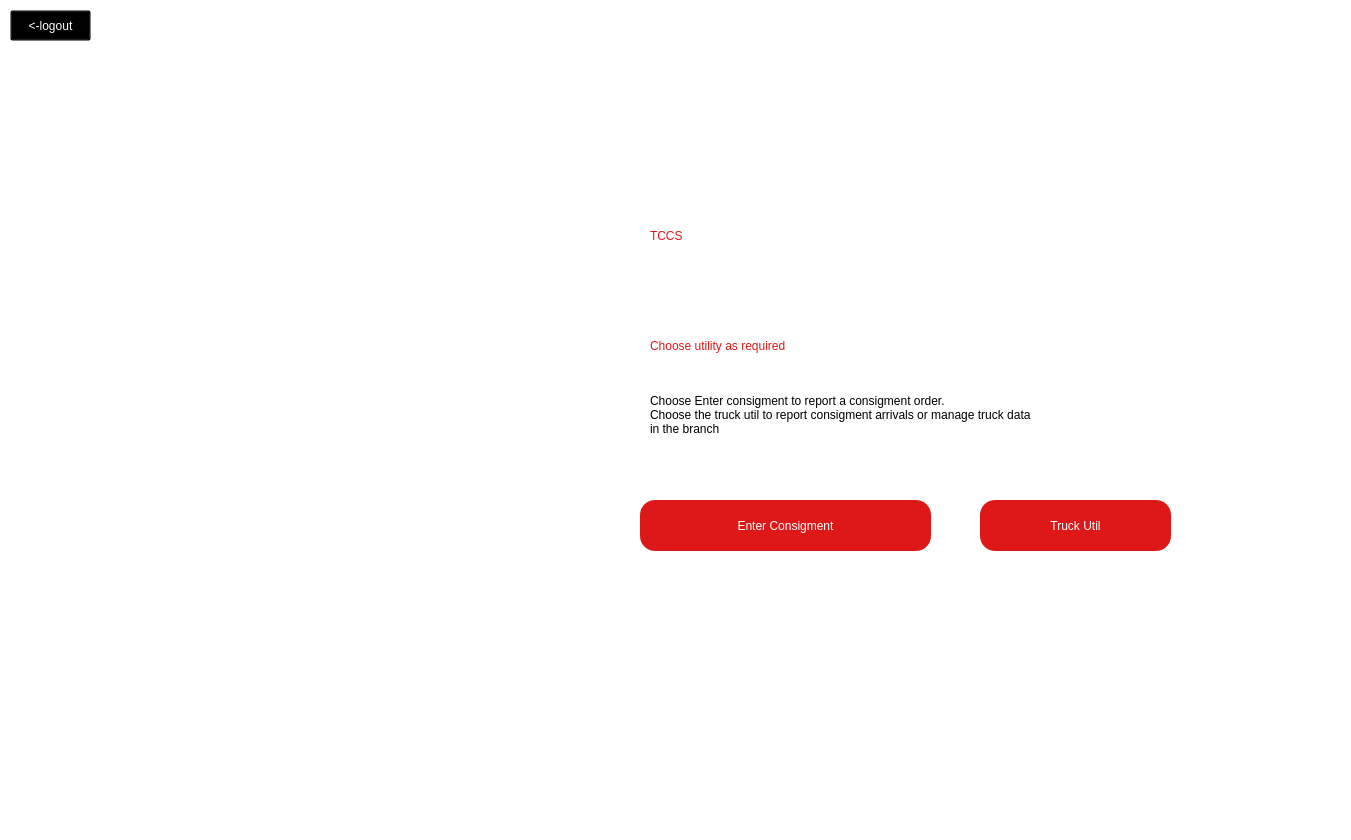
<?xml version="1.0" encoding="UTF-8"?>
<ui version="4.0">
 <class>Dialog</class>
 <widget class="QDialog" name="Dialog">
  <property name="geometry">
   <rect>
    <x>0</x>
    <y>0</y>
    <width>1351</width>
    <height>840</height>
   </rect>
  </property>
  <property name="windowTitle">
   <string>Dialog</string>
  </property>
  <property name="styleSheet">
   <string notr="true">QDialog#Dialog{
background-color:white;
}</string>
  </property>
  <widget class="QLabel" name="user_png">
   <property name="geometry">
    <rect>
     <x>140</x>
     <y>100</y>
     <width>241</width>
     <height>231</height>
    </rect>
   </property>
   <property name="styleSheet">
    <string notr="true"/>
   </property>
   <property name="text">
    <string/>
   </property>
   <property name="pixmap">
    <pixmap>user.png</pixmap>
   </property>
  </widget>
  <widget class="QLabel" name="employee_name">
   <property name="geometry">
    <rect>
     <x>150</x>
     <y>350</y>
     <width>211</width>
     <height>61</height>
    </rect>
   </property>
   <property name="styleSheet">
    <string notr="true">color: white;
font: 75 24pt &quot;League Spartan&quot;;</string>
   </property>
   <property name="text">
    <string>Abhinav Sen</string>
   </property>
  </widget>
  <widget class="QLabel" name="employeeIDHeading">
   <property name="geometry">
    <rect>
     <x>190</x>
     <y>460</y>
     <width>141</width>
     <height>31</height>
    </rect>
   </property>
   <property name="styleSheet">
    <string notr="true">color: white;
font: 75 16pt &quot;League Spartan&quot;;</string>
   </property>
   <property name="text">
    <string>Employee ID:</string>
   </property>
  </widget>
  <widget class="QLabel" name="Emailaddress_heading">
   <property name="geometry">
    <rect>
     <x>180</x>
     <y>560</y>
     <width>161</width>
     <height>21</height>
    </rect>
   </property>
   <property name="styleSheet">
    <string notr="true">color: white;
font: 75 16pt &quot;League Spartan&quot;;</string>
   </property>
   <property name="text">
    <string>Email address:</string>
   </property>
  </widget>
  <widget class="QLabel" name="branchHeading">
   <property name="geometry">
    <rect>
     <x>220</x>
     <y>650</y>
     <width>91</width>
     <height>31</height>
    </rect>
   </property>
   <property name="styleSheet">
    <string notr="true">color: white;
font: 75 16pt &quot;League Spartan&quot;;</string>
   </property>
   <property name="text">
    <string>Branch: </string>
   </property>
  </widget>
  <widget class="QLabel" name="employeeIDLabel">
   <property name="geometry">
    <rect>
     <x>210</x>
     <y>500</y>
     <width>101</width>
     <height>16</height>
    </rect>
   </property>
   <property name="styleSheet">
    <string notr="true">color: white;
font: 25 16pt &quot;Calibri&quot;;</string>
   </property>
   <property name="text">
    <string>20CS10003</string>
   </property>
  </widget>
  <widget class="QLabel" name="emailIDLabel">
   <property name="geometry">
    <rect>
     <x>140</x>
     <y>590</y>
     <width>251</width>
     <height>31</height>
    </rect>
   </property>
   <property name="styleSheet">
    <string notr="true">color: white;
font: 25 16pt &quot;Calibri&quot;;</string>
   </property>
   <property name="text">
    <string>abhinavsen2002@gmail.com</string>
   </property>
  </widget>
  <widget class="QLabel" name="branchLabel">
   <property name="geometry">
    <rect>
     <x>160</x>
     <y>670</y>
     <width>211</width>
     <height>111</height>
    </rect>
   </property>
   <property name="styleSheet">
    <string notr="true">color: white;
font: 25 16pt &quot;Calibri&quot;;</string>
   </property>
   <property name="text">
    <string>&lt;html&gt;&lt;head/&gt;&lt;body&gt;&lt;p align=&quot;center&quot;&gt;No 28 Gupta Road,&lt;br/&gt;Anna Nagar,&lt;br/&gt;Chennai, 600010&lt;/p&gt;&lt;/body&gt;&lt;/html&gt;</string>
   </property>
  </widget>
  <widget class="QLabel" name="label">
   <property name="geometry">
    <rect>
     <x>650</x>
     <y>190</y>
     <width>221</width>
     <height>91</height>
    </rect>
   </property>
   <property name="styleSheet">
    <string notr="true">color: rgb(222, 24, 24);
font: 75 60pt &quot;League Spartan&quot;;
</string>
   </property>
   <property name="text">
    <string>TCCS</string>
   </property>
  </widget>
  <widget class="QLabel" name="label_2">
   <property name="geometry">
    <rect>
     <x>650</x>
     <y>320</y>
     <width>501</width>
     <height>51</height>
    </rect>
   </property>
   <property name="styleSheet">
    <string notr="true">color: rgb(222, 24,24);
font: 75 28pt &quot;League Spartan&quot;;</string>
   </property>
   <property name="text">
    <string>Choose utility as required</string>
   </property>
  </widget>
  <widget class="QPushButton" name="enterDetailsButton">
   <property name="geometry">
    <rect>
     <x>640</x>
     <y>500</y>
     <width>291</width>
     <height>51</height>
    </rect>
   </property>
   <property name="styleSheet">
    <string notr="true">font: 75 20pt &quot;League Spartan&quot;;
color: white;
background-color: rgb(222, 24, 24);
border-radius: 15px</string>
   </property>
   <property name="text">
    <string>Enter Consigment</string>
   </property>
  </widget>
  <widget class="QPushButton" name="forgotpasswordButton">
   <property name="geometry">
    <rect>
     <x>10</x>
     <y>10</y>
     <width>81</width>
     <height>31</height>
    </rect>
   </property>
   <property name="styleSheet">
    <string notr="true">font: 25 15pt &quot;Calibri&quot;;
color: white;
background-color: transparent</string>
   </property>
   <property name="text">
    <string>&lt;-logout</string>
   </property>
  </widget>
  <widget class="QLabel" name="label_10">
   <property name="geometry">
    <rect>
     <x>-270</x>
     <y>0</y>
     <width>811</width>
     <height>841</height>
    </rect>
   </property>
   <property name="text">
    <string/>
   </property>
   <property name="pixmap">
    <pixmap>truck2.jpg</pixmap>
   </property>
   <property name="scaledContents">
    <bool>true</bool>
   </property>
  </widget>
  <widget class="QLabel" name="label_3">
   <property name="enabled">
    <bool>true</bool>
   </property>
   <property name="geometry">
    <rect>
     <x>650</x>
     <y>370</y>
     <width>631</width>
     <height>91</height>
    </rect>
   </property>
   <property name="styleSheet">
    <string notr="true">font: 25 15pt &quot;Calibri&quot;;</string>
   </property>
   <property name="text">
    <string>&lt;html&gt;&lt;head/&gt;&lt;body&gt;&lt;p&gt;Choose Enter consigment to report a consigment order.&lt;br&gt; Choose the truck util to report consigment arrivals or manage truck data&lt;br&gt; in the branch&lt;/p&gt;&lt;/body&gt;&lt;/html&gt;</string>
   </property>
  </widget>
  <widget class="QPushButton" name="enterDetailsButton_2">
   <property name="geometry">
    <rect>
     <x>980</x>
     <y>500</y>
     <width>191</width>
     <height>51</height>
    </rect>
   </property>
   <property name="styleSheet">
    <string notr="true">font: 75 20pt &quot;League Spartan&quot;;
color: white;
background-color: rgb(222, 24, 24);
border-radius: 15px</string>
   </property>
   <property name="text">
    <string>Truck Util</string>
   </property>
  </widget>
  <zorder>label_10</zorder>
  <zorder>user_png</zorder>
  <zorder>employee_name</zorder>
  <zorder>employeeIDHeading</zorder>
  <zorder>Emailaddress_heading</zorder>
  <zorder>branchHeading</zorder>
  <zorder>employeeIDLabel</zorder>
  <zorder>emailIDLabel</zorder>
  <zorder>branchLabel</zorder>
  <zorder>label</zorder>
  <zorder>label_2</zorder>
  <zorder>enterDetailsButton</zorder>
  <zorder>forgotpasswordButton</zorder>
  <zorder>label_3</zorder>
  <zorder>enterDetailsButton_2</zorder>
 </widget>
 <resources/>
 <connections/>
</ui>
